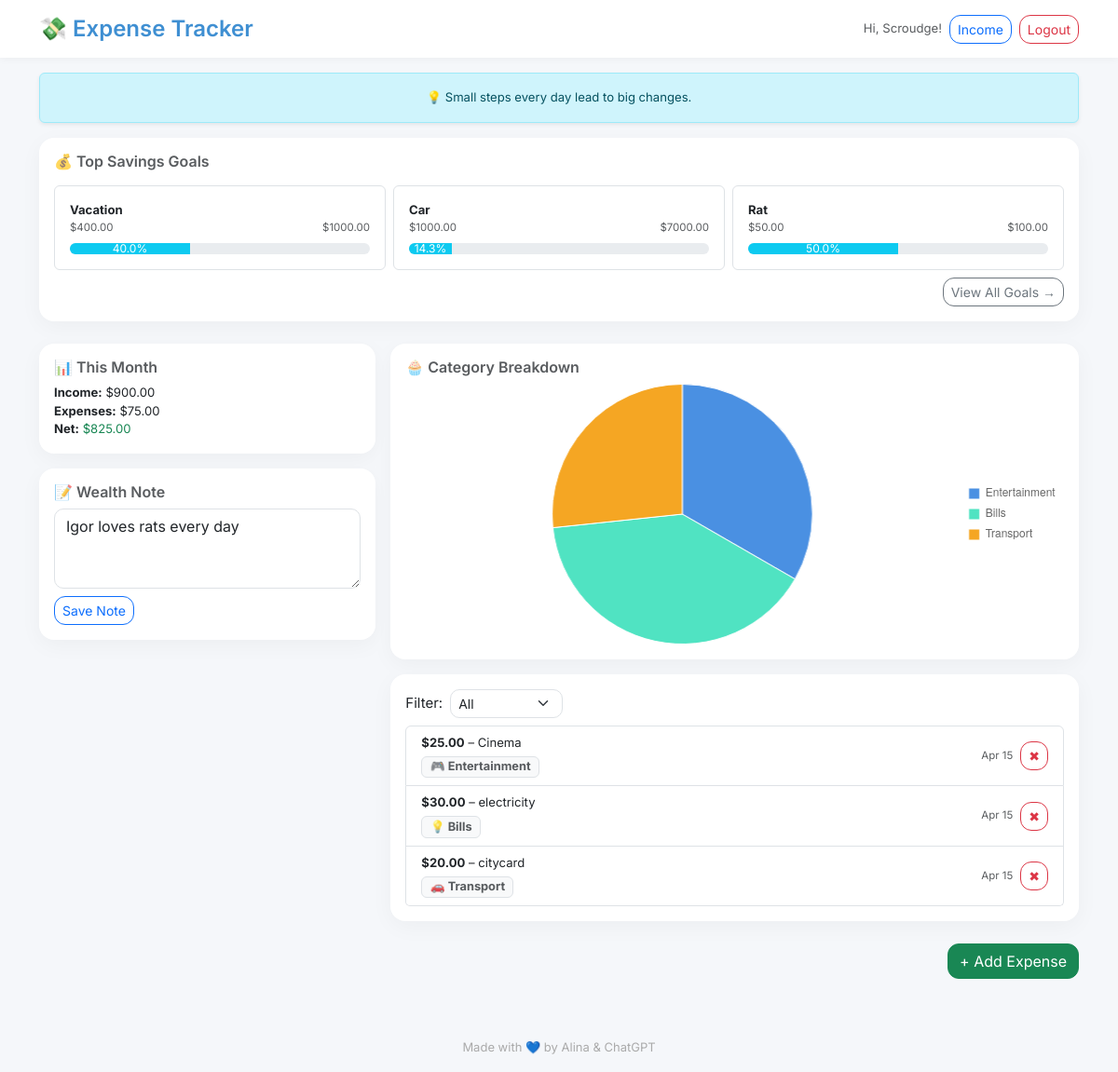
Page / (signed in) on the earlier database version.
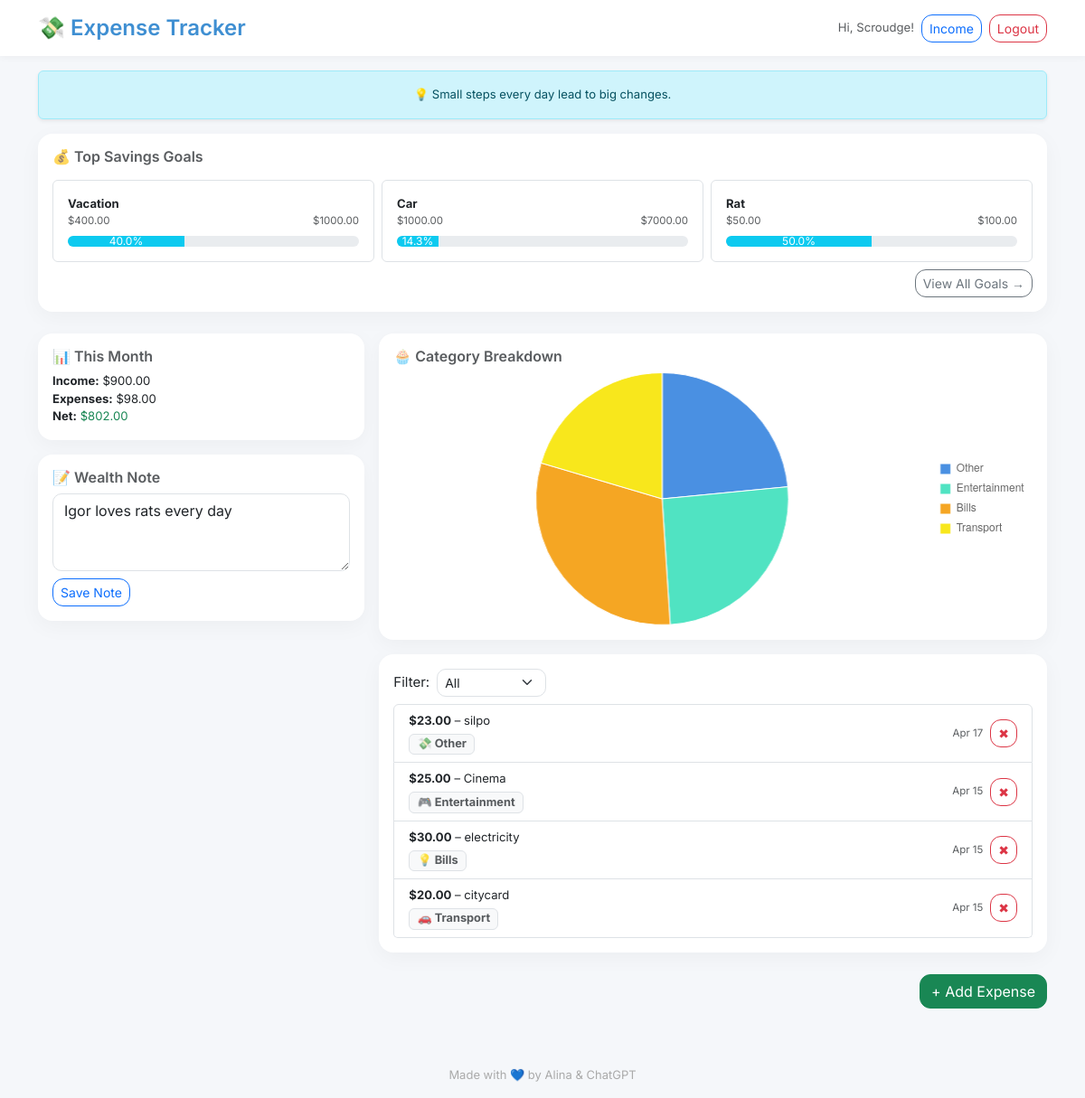
Same page on the later database version.
### app.py (models this page shows)
class SavingGoal(db.Model):
    id = db.Column(db.Integer, primary_key=True)
    name = db.Column(db.String(100), nullable=False)
    target_amount = db.Column(db.Float, nullable=False)
    saved_amount = db.Column(db.Float, default=0.0)
    user_id = db.Column(db.Integer, db.ForeignKey('user.id'), nullable=False)

class Expense(db.Model):
    id = db.Column(db.Integer, primary_key=True)
    amount = db.Column(db.Float, nullable=False)
    description = db.Column(db.String(200), nullable=False)
    category = db.Column(db.String(50), nullable=False)
    date = db.Column(db.DateTime, default=datetime.utcnow)
    user_id = db.Column(db.Integer, db.ForeignKey('user.id'), nullable=False)

### app.py (the view)
@app.route('/')
@login_required
def index():
    filter_option = request.args.get('filter', 'all')
    expenses_query = Expense.query.filter_by(user_id=current_user.id)
    now = datetime.utcnow()
    category_icons = {
        "Food": "🍔",
        "Transport": "🚗",
        "Entertainment": "🎮",
        "Bills": "💡",
        "Health": "💊",
        "Shopping": "🛍️",
        "Other": "💸"
    }
    if filter_option == 'month':
        expenses_query = expenses_query.filter(
            extract('month', Expense.date) == now.month,
            extract('year', Expense.date) == now.year
        )
    elif filter_option == 'week':
        week_ago = now - timedelta(days=7)
        expenses_query = expenses_query.filter(Expense.date >= week_ago)
    expenses = expenses_query.order_by(Expense.date.desc()).all()
    total_expenses = sum(e.amount for e in expenses)
    income_this_month = (
        db.session.query(func.sum(Income.amount))
        .filter_by(user_id=current_user.id)
        .filter(extract('month', Income.date) == now.month)
        .filter(extract('year', Income.date) == now.year)
        .scalar() or 0.0
    )
    net_balance = income_this_month - total_expenses
    goals = SavingGoal.query.filter_by(user_id=current_user.id).order_by(SavingGoal.id.desc()).limit(3).all()
    category_totals = defaultdict(float)
    for expense in expenses:
        category_totals[expense.category] += expense.amount
    chart_labels = list(category_totals.keys())
    chart_data = [round(amount, 2) for amount in category_totals.values()]
    note = WealthNote.query.filter_by(user_id=current_user.id).first()
    note_text = note.text if note else ''
    return render_template(
        'index.html',
        expenses=expenses,
        total_expenses=total_expenses,
        income=income_this_month,
        net=net_balance,
        filter=filter_option,
        goals=goals,
        chart_labels=chart_labels,
        chart_data=chart_data,
        category_icons=category_icons,
        note_text=note_text
    )

### app.py (called while the page is built)
@login_manager.user_loader
def load_user(user_id):
    return User.query.get(int(user_id))

### templates/index.html (shortened to what the changed rows need)
{% extends "base.html" %}
{% block content %}
<div class="card p-3 mb-4">
  <div class="row g-2">
    {% for goal in goals %}
    <div class="col-md-4 col-sm-6">
      <div class="p-3 border rounded small h-100">
        <strong>{{ goal.name }}</strong>
        <div class="d-flex justify-content-between text-muted small">
          <span>${{ '%.2f' | format(goal.saved_amount) }}</span>
          <span>${{ '%.2f' | format(goal.target_amount) }}</span>
        </div>
        <div class="progress mt-2" style="height: 12px;">
          <div class="progress-bar bg-info"
            style="width: {{ (goal.saved_amount / goal.target_amount * 100) | round(1) }}%;">
            {{ (goal.saved_amount / goal.target_amount * 100) | round(1) }}%
          </div>
        </div>
      </div>
    </div>
    {% endfor %}
  </div>
</div>
<div class="row g-3">
  <div class="col-md-4">
    <div class="card p-3 mb-3">
      <div class="small">
        <div><strong>Income:</strong> ${{ '%.2f' | format(income) }}</div>
        <div><strong>Expenses:</strong> ${{ '%.2f' | format(total_expenses) }}</div>
        <div>
          <strong>Net:</strong>
          <span class="{% if net < 0 %}text-danger{% else %}text-success{% endif %}">
            ${{ '%.2f' | format(net) }}
          </span>
        </div>
      </div>
    </div>
  </div>
  <div class="col-md-8">
    <div class="card p-3 mb-3">
      <div class="d-flex align-items-center justify-content-center" style="min-height: 280px;">
        <canvas id="expensesChart" width="280" height="280" style="max-width: 100%; height: auto;"></canvas>
      </div>
    </div>
    <div class="card p-3">
      <ul class="list-group small">
        {% for expense in expenses %}
        <li class="list-group-item d-flex justify-content-between align-items-center">
          <div>
            <strong>${{ '%.2f' | format(expense.amount) }}</strong> – {{ expense.description }}<br>
            <span class="badge bg-light border text-muted mt-1">
              {{ category_icons.get(expense.category, '💸') }} {{ expense.category }}
            </span>
          </div>
          <div class="d-flex gap-2 align-items-center">
            <small class="text-muted">{{ expense.date.strftime('%b %d') }}</small>
            <a href="{{ url_for('delete_expense', expense_id=expense.id) }}" class="btn btn-sm btn-outline-danger">✖</a>
          </div>
        </li>
        {% else %}
        <li class="list-group-item text-muted">No expenses found.</li>
        {% endfor %}
      </ul>
    </div>
  </div>
</div>
<script>
  const ctx = document.getElementById('expensesChart').getContext('2d');
  const expensesChart = new Chart(ctx, {
    type: 'pie',
    data: {
      labels: {{ chart_labels | tojson }},
  datasets: [{
    data: {{ chart_data | tojson }},
    backgroundColor: [
    '#4A90E2', '#50E3C2', '#F5A623', '#F8E71C',
    '#B8E986', '#BD10E0', '#FF6F61', '#7ED6DF'
  ],
    borderWidth: 1
      }]
    },
  options: {
    responsive: true,
      maintainAspectRatio: false,
        plugins: {
      legend: {
        position: 'right',
          labels: {
          boxWidth: 12,
            font: { size: 12 }
        }
      },
      tooltip: {
        callbacks: {
          label: function(context) {
            return `${context.label}: $${context.parsed}`;
          }
        }
      }
    }
  }
  });
</script>
{% endblock %}

Differences in the rows shown:
added Expense: amount "23.00", description "silpo", get "💸", category "Other", date "Apr 17"
Other differences:
{{ '%.2f' | format(total_expenses) }}: "75.00" → "98.00"
{{ '%.2f' | format(net) }}: "825.00" → "802.00"
chart data {{ chart_labels | tojson }}: ["Entertainment", "Bills", "Transport"] → ["Other", "Entertainment", "Bills", "Transport"]
chart data {{ chart_data | tojson }}: [25.0, 30.0, 20.0] → [23.0, 25.0, 30.0, 20.0]
